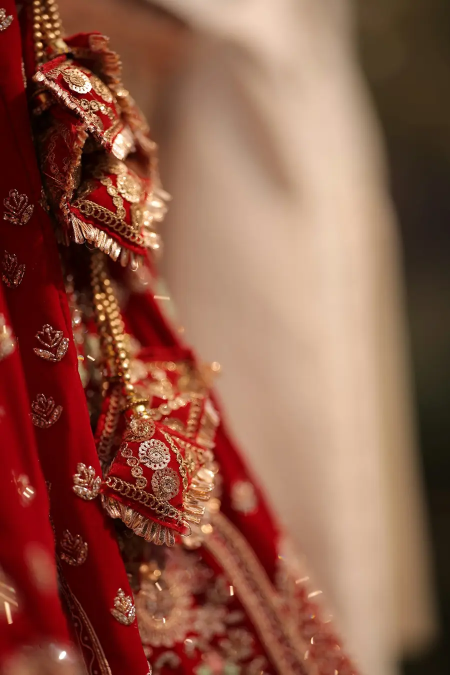
#> input picture dist/img/e-bridal-detail-md.webp, 900 x 1350 px (shown at 1/2 size)
$ python -i build.py   (imports and definitions only)
#> lines starting #> are read from the running program, lines starting #| are printed output that depends on the picture
"""Build the Falakposh storefront prototype into dist/.

Templates are Jinja, laid out so each one maps to a Shopify section or template later.
Run with the Python that has jinja2 + Pillow:
    "%LOCALAPPDATA%/Python/pythoncore-3.14-64/python.exe" build.py
"""
import json
import shutil
import sys
import time
import urllib.request
from pathlib import Path

from jinja2 import Environment, FileSystemLoader, select_autoescape
from PIL import Image, ImageOps

ROOT = Path(__file__).parent
SRC_IMG = ROOT.parent / "_img_src" / "full"
DIST = ROOT / "dist"
ICON_CACHE = ROOT / "icons-light"

ICONS = [
    "magnifying-glass", "heart", "handbag", "list", "x", "sun", "moon", "plus", "minus",
    "arrow-right", "arrow-left", "arrow-up-right", "caret-down", "whatsapp-logo", "instagram-logo",
    "tiktok-logo", "facebook-logo", "youtube-logo", "pinterest-logo", "truck", "globe-hemisphere-east",
    "scissors", "ruler", "check", "sliders-horizontal", "squares-four", "square", "grid-nine",
    "map-pin", "calendar-blank", "storefront", "package", "arrows-out", "trash", "phone",
]


# [30 lines left out: functions icon_svgs, fit, not called in this run]


def _grade_luts():
    """The house grade: a touch less saturation, a gentle S-curve, lifted blacks and a faint warm cast,
    so photos from different shoots sit together like one campaign."""
    import math
    def curve(i, mult):
        x = i / 255
        y = x - 0.022 * math.sin(2 * math.pi * x)      # soft S
        y = 0.028 + 0.955 * y                           # lift the blacks, hold the whites
        return max(0, min(255, round(y * 255 * mult)))
    return [curve(i, 1.012) for i in range(256)] + [curve(i, 1.0) for i in range(256)] + [curve(i, 0.982) for i in range(256)]


GRADE = _grade_luts()


def grade(im):
    from PIL import ImageEnhance
    return ImageEnhance.Color(im).enhance(0.9).point(GRADE)


# [4 lines left out: function save, not called in this run]


FULL_BLEED = {"e-hero-falak", "e-bridal-teal"}   # shown edge to edge: the home hero, the bridal band and bridal page


def build_images(frames):
    (DIST / "img").mkdir(parents=True, exist_ok=True)
    for old in (DIST / "img").glob("*.webp"):
        old.unlink()
    for stem, spec in frames.items():
        if stem.startswith("_"):
            continue
        im = grade(ImageOps.exif_transpose(Image.open(SRC_IMG / f"{stem}.jpg")).convert("RGB"))
        fx, fy = spec["focus"]
        if stem.startswith("p-"):
            main = fit(im, 1000, 2 / 3, (fx, fy))
            save(main, stem)
            save(fit(main, 560), f"{stem}-sm")
            # The close-up for hover and the gallery, framed per photo in images.json.
            cx, cy, cw = spec["detail"]
            w, h = main.size
            pw = int(w * cw); ph = int(pw * 1.5)
            left = min(max(0, int(w * cx - pw / 2)), w - pw)
            top = min(max(0, int(h * cy - ph / 2)), h - ph)
            detail = main.crop((left, top, left + pw, top + ph)).resize((1000, 1500), Image.LANCZOS)
            save(detail, f"{stem}-detail")
            save(fit(detail, 560), f"{stem}-detail-sm")
        else:
            if stem in FULL_BLEED:
                save(fit(im, 2400), f"{stem}-xl", 78)   # sharp on wide and high-density screens
                save(fit(im, 1300), f"{stem}-lg", 80)
            big = fit(im, 1800)
            save(big, stem, 80 if stem in FULL_BLEED else 78)
            save(fit(big, 900), f"{stem}-md", 78)


# [85 lines left out: function main, not called in this run]


# [2 lines not run here, left out]

>>> import cv2
>>> picture = cv2.imread('dist/img/e-bridal-detail-md.webp', cv2.IMREAD_GRAYSCALE)
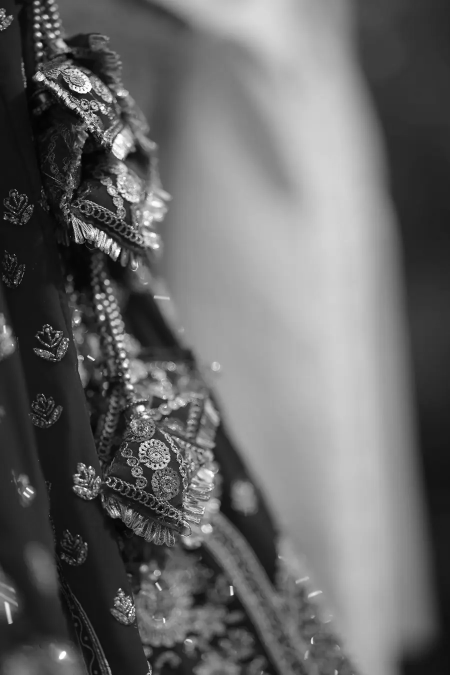
#> picture: shape (1350, 900) (shown at 1/2 size); min 1, max 255, mean 104.1
#> (the run stopped early here; a loop or call above may not have finished)
